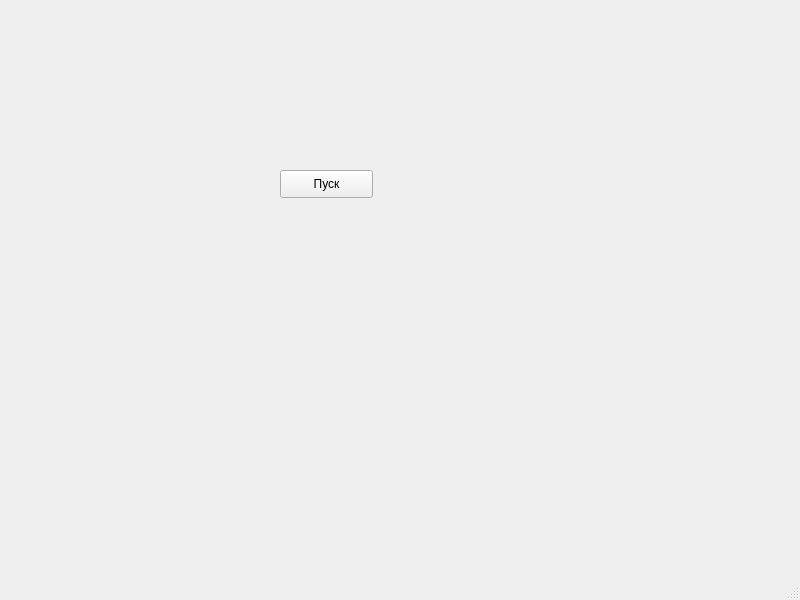
<?xml version="1.0" encoding="UTF-8"?>
<ui version="4.0">
 <class>pusk</class>
 <widget class="QMainWindow" name="pusk">
  <property name="geometry">
   <rect>
    <x>0</x>
    <y>0</y>
    <width>800</width>
    <height>600</height>
   </rect>
  </property>
  <property name="windowTitle">
   <string>MainWindow</string>
  </property>
  <widget class="QWidget" name="centralwidget">
   <widget class="QPushButton" name="pushButton">
    <property name="geometry">
     <rect>
      <x>280</x>
      <y>170</y>
      <width>93</width>
      <height>28</height>
     </rect>
    </property>
    <property name="text">
     <string>Пуск</string>
    </property>
   </widget>
  </widget>
  <widget class="QMenuBar" name="menubar">
   <property name="geometry">
    <rect>
     <x>0</x>
     <y>0</y>
     <width>800</width>
     <height>26</height>
    </rect>
   </property>
  </widget>
  <widget class="QStatusBar" name="statusbar"/>
 </widget>
 <resources/>
 <connections/>
</ui>
